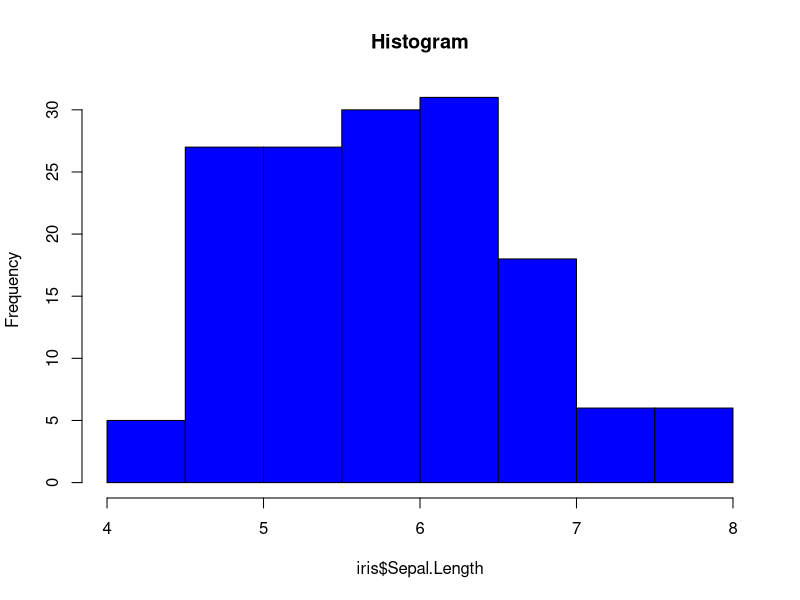

Write the R code that produced this figure.
## ---- chunk 1
# Summary of the Iris data
summary(iris$Sepal.Length)
## ---- chunk 2
hist(iris$Sepal.Length, col = "blue", main = "Histogram")
